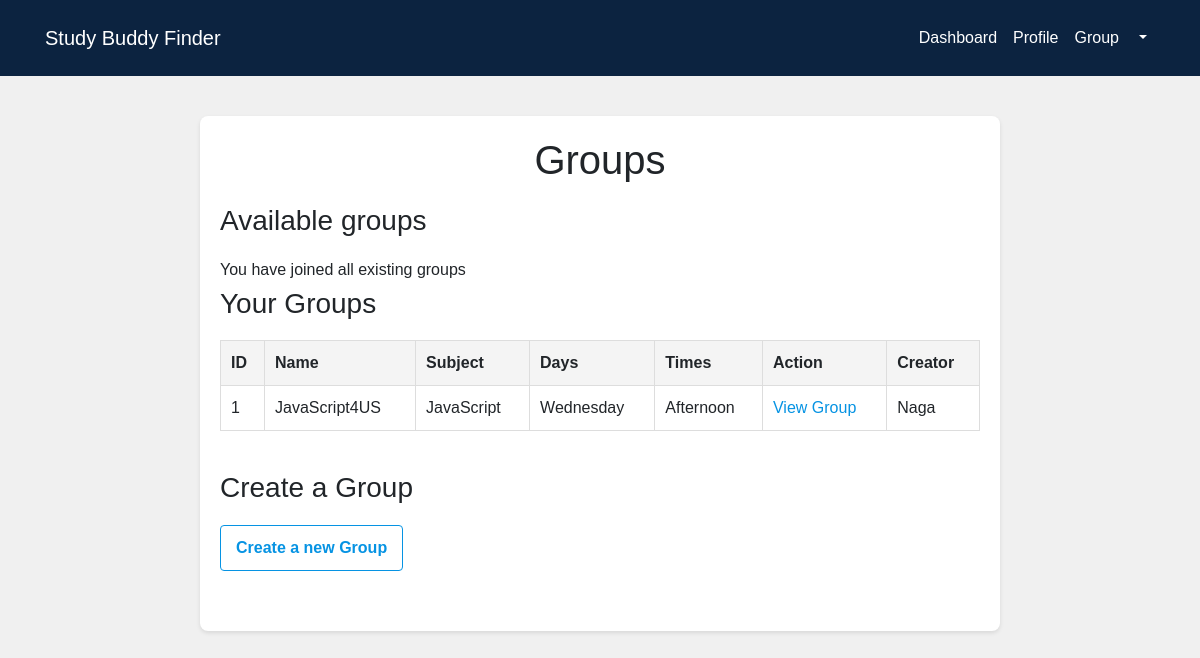
Page /group (signed in) on the committed database.
### study/db_models.py (models this page shows)
class Group(db.Model):
    __tablename__ = 'group'
    id = db.Column(db.Integer,  primary_key=True, autoincrement=True)
    name = db.Column(db.String(100), nullable=False)
    subject = db.Column(db.String(100), nullable=False)
    days = db.Column(db.String(50), nullable=False)
    times = db.Column(db.String(50), nullable=False)
    creator = db.Column(db.String(50), db.ForeignKey('user.username', ondelete='CASCADE', onupdate='CASCADE', name='fk_group_user_username'), nullable=False)
    members = db.relationship('GroupMember', back_populates='group', cascade="all, delete-orphan")

### study/routes.py (the view)
    @app.route('/group',methods=['GET'])
    @login_required
    def group():
        search = request.args.get('subject')
        day = request.args.get('day')
        time = request.args.get('time')
        filters = []
        query = Group.query.join(GroupMember)
        filters.append(GroupMember.user_id!=current_user.username)
        if search:
            filters.append(or_(Group.subject.ilike(f'%{search}%'), Group.name.ilike(f'%{search}%')))
        if day:
            filters.append(Group.days.ilike(f'%{day}%'))
        if time:
            filters.append(Group.times.ilike(f'%{time}%'))
        if filters:
            query = query.filter(and_(*filters))
        all_groups = query.all()
        user_groups = Group.query.join(GroupMember).filter(GroupMember.user_id == current_user.username).all()
        return render_template('group.html', all_groups=all_groups, user_groups=user_groups)

### study/__init__.py (called while the page is built)
def create_app():
    app = Flask(__name__)
    app.config.from_object('study.config.Config')
    db.init_app(app)
    migrate.init_app(app, db)
    login_manager = LoginManager(app)
    login_manager.login_view = 'login'
    from study.db_models import User
    from .routes import register_routes
    @login_manager.user_loader
    def load_user(username):
        return User.query.get(username)
    with app.app_context():
        db.create_all()
    register_routes(app)
    return app

### study/templates/group.html (shortened to what this page needs)
{% extends 'navbar.html' %}
{% block content %}
<main class="content">
    <div class="dashboard-container">
        <h1>Groups</h1>
        <h3>Available groups</h3>
        {% if all_groups|length == 0 and user_groups|length == 0%}
            <p>No groups exist yet.</p>
            <a href="{{ url_for('create_group') }}" class="create-group-btn">Create a Group</a>
        {% else %}
            {% if all_groups|length == 0 and user_groups|length != 0 %}
                <p>You have joined all existing groups</p>
            {% endif %}
        {% endif %}
        <div class="section">
            <h3>Your Groups</h3>
            {% if user_groups|length == 0 %}
                <p>You are not a member of any groups yet.</p>
            {% else %}
                <table class="group-table">
                    <thead>
                        <tr>
                            <th>ID</th>
                            <th>Name</th>
                            <th>Subject</th>
                            <th>Days</th>
                            <th>Times</th>
                            <th>Action</th>
                            <th>Creator</th>
                        </tr>
                    </thead>
                    <tbody>
                        {% for group in user_groups %}
                            <tr>
                                <td>{{ group.id }}</td>
                                <td>{{ group.name }}</td>
                                <td>{{ group.subject }}</td>
                                <td>{{ group.days }}</td>
                                <td>{{ group.times }}</td>
                                <td>
                                    <a href="{{ url_for('view_group', group_id=group.id) }}" class="action-btn">View Group</a>
                                </td>
                                <td>{{ group.creator }}</td>
                            </tr>
                        {% endfor %}
                    </tbody>
                </table>
            {% endif %}
        </div>
        <div class="section">
            <h3>Create a Group</h3>
            <a href="{{ url_for('create_group') }}" class="create-group-btn">Create a new Group</a>
        </div>
    </div>
</main>
{% endblock %}

### study/templates/navbar.html (style rules this page uses)
body { font-family: 'Arial', sans-serif; margin: 0; padding: 0; background-color: #f0f0f0; }
h1, h2 { text-align: center; margin-bottom: 20px; }

### study/templates/group.html (style rules this page uses)
body { font-family: 'Arial', sans-serif; background-color: #f0f0f0; margin: 0; padding: 0; }
.dashboard-container { max-width: 800px; margin: 0 auto; padding: 20px; background-color: white; border-radius: 8px; box-shadow: 0 2px 4px rgba(0, 0, 0, 0.1); }
.section { margin-bottom: 40px; }
h1, h3 { margin-bottom: 20px; }
p { margin: 5px 0; }
.group-table { width: 100%; border-collapse: collapse; margin-top: 20px; }
.group-table th, .group-table td { border: 1px solid #ddd; padding: 10px; }
.group-table th { background-color: #f4f4f4; }
.action-btn { color: #0693e3; text-decoration: none; }
.create-group-btn { display: inline-block; color: #0693e3; text-decoration: none; border: 1px solid #0693e3; padding: 10px 15px; border-radius: 4px; font-weight: bold; }

### rows in the picture
Group: id "1", name "JavaScript4US", subject "JavaScript", days "Wednesday", times "Afternoon", creator "Naga"
